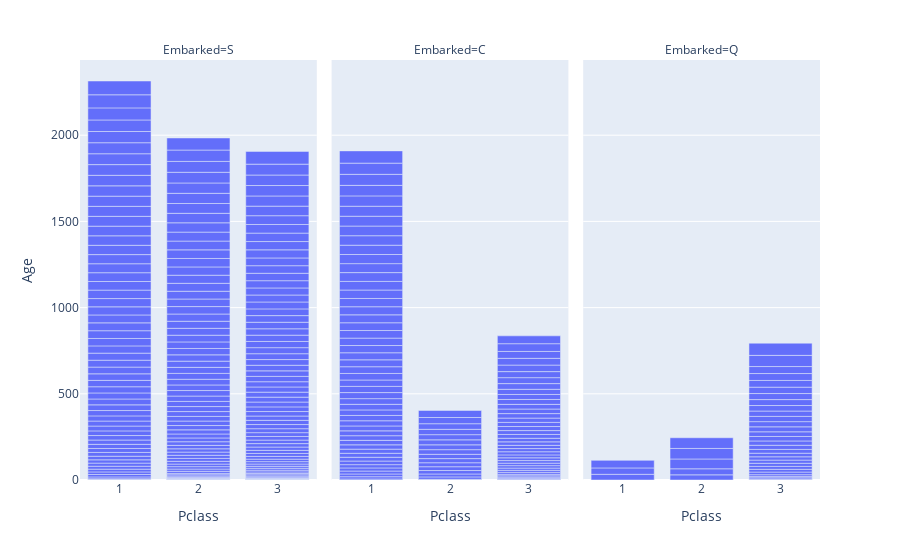

This figure's notebook cell:
### Code cell
import plotly.express as px

fig = px.bar(df.groupby(['Pclass', 'Age', 'Embarked'],as_index=False).size(), x='Pclass', y="Age", facet_col="Embarked", barmode='relative')
fig.show()

### Figure 1 — Plotly figure (JSON) as saved in the notebook; plotly's stock layout.template omitted (floating-point values rounded to 4 significant figures; data arrays with more than 128 entries replaced by an {"elided": "..."} marker saying what was removed)
{"data": [{"alignmentgroup": "True", "hovertemplate": "Embarked=S<br>Pclass=%{x}<br>Age=%{y}<extra></extra>", "legendgroup": "", "marker": {"color": "#636efa", "pattern": {"shape": ""}}, "name": "", "offsetgroup": "", "orientation": "v", "showlegend": false, "textposition": "auto", "type": "bar", "x": {"elided": "190 int values"}, "xaxis": "x", "y": {"elided": "190 float values"}, "yaxis": "y"}, {"alignmentgroup": "True", "hovertemplate": "Embarked=C<br>Pclass=%{x}<br>Age=%{y}<extra></extra>", "legendgroup": "", "marker": {"color": "#636efa", "pattern": {"shape": ""}}, "name": "", "offsetgroup": "", "orientation": "v", "showlegend": false, "textposition": "auto", "type": "bar", "x": [1, 1, 1, 1, 1, 1, 1, 1, 1, 1, 1, 1, 1, 1, 1, 1, 1, 1, 1, 1, 1, 1, 1, 1, 1, 1, 1, 1, 1, 1, 1, 1, 1, 1, 1, 1, 1, 1, 1, 1, 1, 1, 1, 1, 1, 1, 1, 1, 1, 2, 2, 2, 2, 2, 2, 2, 2, 2, 2, 2, 2, 2, 2, 2, 2, 2, 3, 3, 3, 3, 3, 3, 3, 3, 3, 3, 3, 3, 3, 3, 3, 3, 3, 3, 3, 3, 3, 3, 3, 3, 3, 3, 3, 3, 3, 3, 3, 3, 3, 3, 3, 3, 3, 3, 3, 3], "xaxis": "x2", "y": [6, 13, 16, 17, 18, 19, 21, 22, 23, 24, 25, 26, 27, 28, 28.5, 30, 31, 32, 32.5, 33, 35, 36, 37, 38, 39, 40, 41, 42, 43, 44, 45, 46, 47, 48, 49, 50, 51, 52, 53, 54, 55, 56, 57, 58, 60, 61, 64, 65, 71, 1, 3, 14, 17, 20, 22, 23, 24, 25, 27, 28, 29, 30, 31, 32.5, 36, 41, 0.42, 0.75, 1, 4, 5, 6, 7, 9, 11, 12, 13, 14, 14.5, 15, 16, 17, 18, 18.5, 19, 20, 21, 22, 22.5, 23.5, 24, 25, 26, 26.5, 27, 28.5, 29, 30, 33, 34.5, 35, 38, 39, 40, 45, 45.5], "yaxis": "y2"}, {"alignmentgroup": "True", "hovertemplate": "Embarked=Q<br>Pclass=%{x}<br>Age=%{y}<extra></extra>", "legendgroup": "", "marker": {"color": "#636efa", "pattern": {"shape": ""}}, "name": "", "offsetgroup": "", "orientation": "v", "showlegend": false, "textposition": "auto", "type": "bar", "x": [1, 1, 1, 2, 2, 2, 2, 2, 3, 3, 3, 3, 3, 3, 3, 3, 3, 3, 3, 3, 3, 3, 3, 3, 3, 3, 3, 3, 3, 3, 3, 3, 3, 3, 3, 3, 3, 3], "xaxis": "x3", "y": [33, 37, 44, 30, 35, 57, 61, 62, 2, 4, 7, 8, 10, 15, 16, 17, 18, 18.5, 19, 21, 22, 24, 25, 26, 27, 29, 30, 30.5, 31, 32, 34.5, 35, 37, 39, 40, 40.5, 65, 70.5], "yaxis": "y3"}], "layout": {"annotations": [{"font": {}, "showarrow": false, "text": "Embarked=S", "x": 0.16, "xanchor": "center", "xref": "paper", "y": 1, "yanchor": "bottom", "yref": "paper"}, {"font": {}, "showarrow": false, "text": "Embarked=C", "x": 0.5, "xanchor": "center", "xref": "paper", "y": 1, "yanchor": "bottom", "yref": "paper"}, {"font": {}, "showarrow": false, "text": "Embarked=Q", "x": 0.84, "xanchor": "center", "xref": "paper", "y": 1, "yanchor": "bottom", "yref": "paper"}], "barmode": "relative", "legend": {"tracegroupgap": 0}, "margin": {"t": 60}, "xaxis": {"anchor": "y", "domain": [0, 0.32], "title": {"text": "Pclass"}}, "xaxis2": {"anchor": "y2", "domain": [0.34, 0.66], "matches": "x", "title": {"text": "Pclass"}}, "xaxis3": {"anchor": "y3", "domain": [0.68, 1.0], "matches": "x", "title": {"text": "Pclass"}}, "yaxis": {"anchor": "x", "domain": [0, 1], "title": {"text": "Age"}}, "yaxis2": {"anchor": "x2", "domain": [0, 1], "matches": "y", "showticklabels": false}, "yaxis3": {"anchor": "x3", "domain": [0, 1], "matches": "y", "showticklabels": false}}}
